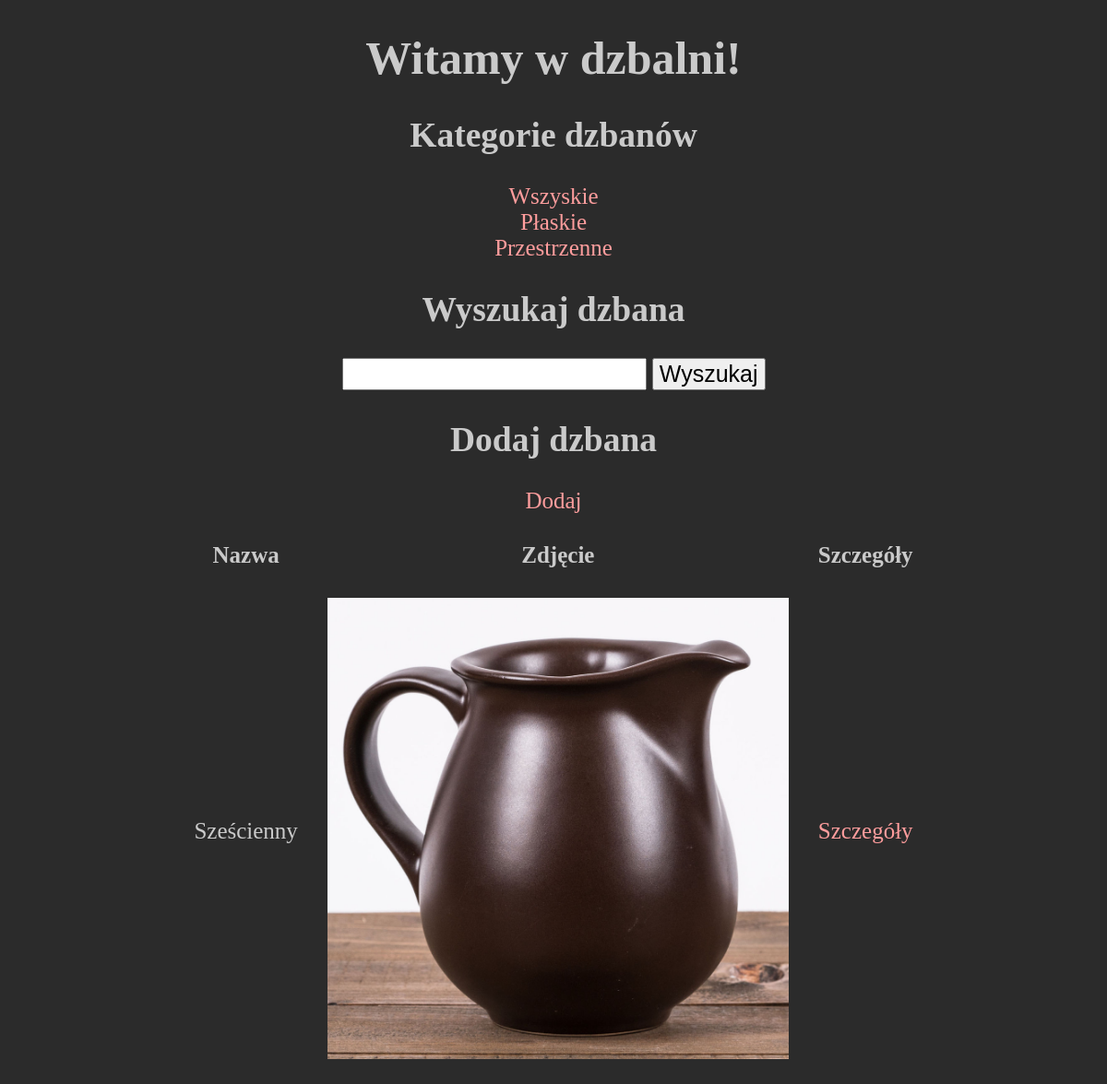
Page /index.php?idKat=2 on the committed database.
### tables this page shows
CREATE TABLE `kategorie` (
  `ID` int(10) UNSIGNED NOT NULL,
  `nazwa` varchar(50) NOT NULL,
  `opis` text NOT NULL
);

CREATE TABLE `dzbany` (
  `ID` int(10) UNSIGNED NOT NULL,
  `idKategorii` int(10) UNSIGNED NOT NULL,
  `nazwa` varchar(50) NOT NULL,
  `obrazek` varchar(50) NOT NULL,
  `opis` text NOT NULL,
  `pojemnosc` int(11) NOT NULL,
  `wysokosc` int(11) NOT NULL
);

### index.php (the view, shortened to what this page needs)
<!DOCTYPE html>
<html lang="pl">
<head>
	<link rel="stylesheet" href="style.css" />
</head>
<body>
	<header>
		<h1>Witamy w dzbalni!</h1>
	</header>
	<main>
		<article>
			<header>
				<h2>Kategorie dzbanów</h2>
			</header>
			<?php
			$conn = new mysqli("localhost", "root", "", "dzbanyv2db");
			$sql = "SELECT id, nazwa FROM kategorie";
			$result = $conn->query($sql);
			echo "<a href='index.php'> Wszyskie</a><br>";
			while ($row = $result->fetch_object()) {
				echo " <a href='index.php?idKat={$row->id}'>{$row->nazwa}</a><br>";
			}
			?>
		</article>
		<article>
			<header>
				<h2>Wyszukaj dzbana</h2>
			</header>
			<form>
				<p>
					<input type="text" name="nazwa">
					<input type="submit" value="Wyszukaj">
				</p>
			</form>
		</article>
		<article>
			<header>
				<h2>Dodaj dzbana</h2>
			</header>
			<a href="insertForm.php">Dodaj</a>
		</article>
		<article>
			<?php
			$sql = "SELECT ID, nazwa, obrazek FROM dzbany";
			if (isset($_GET["idKat"])) {
				$idKat = $_GET["idKat"];
				$sql .= " WHERE idKategorii = $idKat";
			} else if (isset($_GET["nazwa"])) {
				$nazwa = $_GET["nazwa"];
				$sql .= " WHERE nazwa LIKE '%$nazwa%'";
			}
			$result = $conn->query($sql);
			if ($result->num_rows > 0) {
				echo "<table><thead><tr><th>Nazwa</th><th>Zdjęcie</th><th>Szczegóły</th></tr></thead>";
				while ($row = $result->fetch_object()) {
					echo "<tr><td>{$row->nazwa}</td><td><img src='images/{$row->obrazek}'></td><td><a href='details.php?id={$row->ID}'>Szczegóły</a></td></tr>";
				}
				echo "</table>";
			} else {
				echo "Nie ma dzbanów w tej kategorii.";
			}
			?>
		</article>
	</main>
</body>
</html>

### style.css (style rules this page uses)
body { background-color: rgb(43, 43, 43); color: rgb(202, 202, 202); text-align: center; font-size: 25px; margin-left: 5%; margin-right: 5%; }
input[type="text"], input[type="submit"], input[type="number"], textarea, select { font-size: 25px; }
a { text-decoration: none; }
a:link { color: rgb(255, 157, 157); }
table { margin: auto; border-spacing: 30px; }
img { width: 500px; height: 500px; }

### rows in the picture
kategorie: nazwa "Płaskie"
kategorie: nazwa "Przestrzenne"
dzbany: nazwa "Sześcienny", obrazek (picture)
